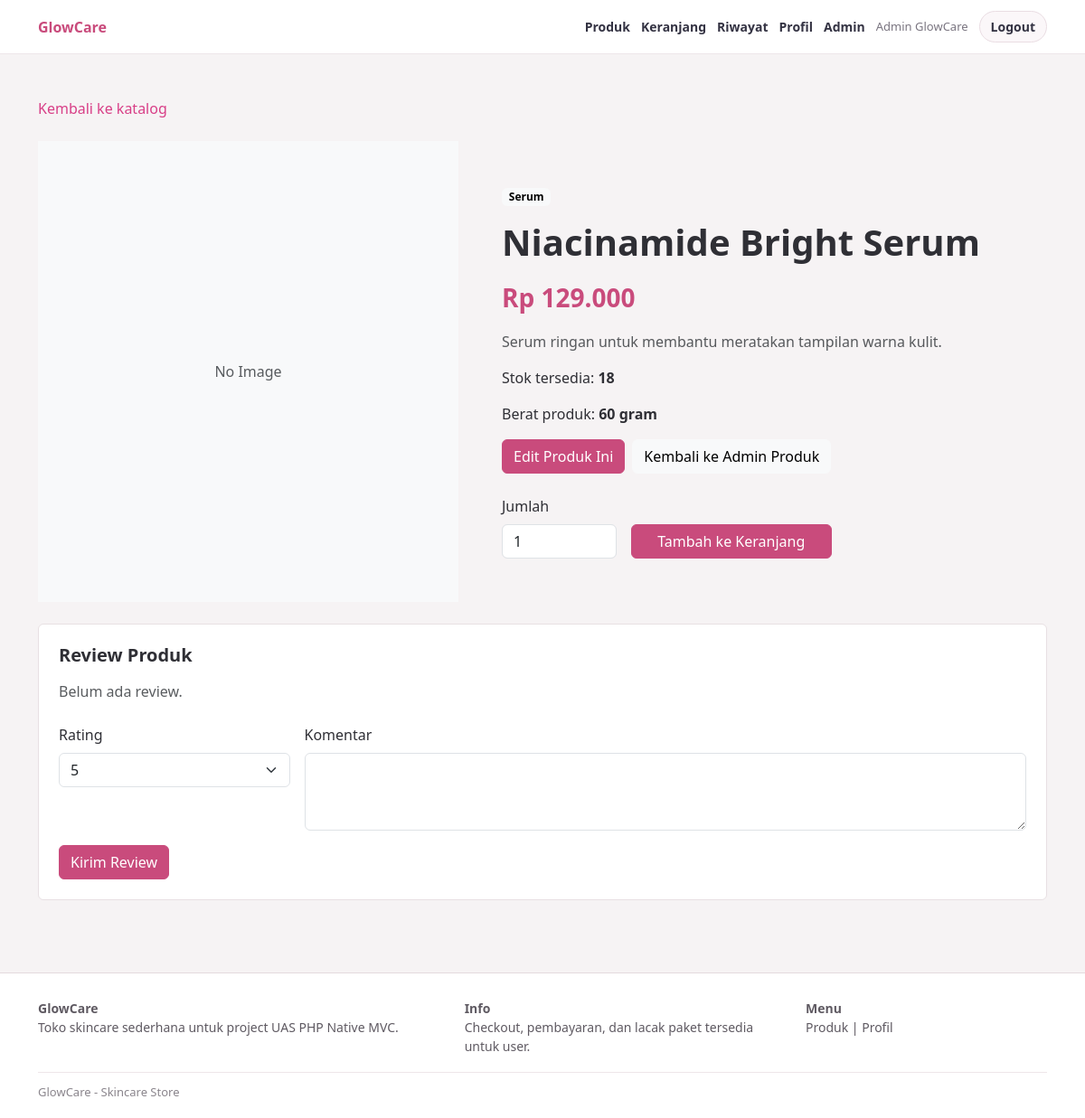
Page /index.php?page=detail&id=2 (signed in) on the committed database.
### tables this page shows
CREATE TABLE IF NOT EXISTS produk (
    id_produk INT AUTO_INCREMENT PRIMARY KEY,
    id_kategori INT NULL,
    nama_produk VARCHAR(150) NOT NULL,
    deskripsi TEXT,
    harga INT NOT NULL DEFAULT 0,
    stok INT NOT NULL DEFAULT 0,
    berat_produk INT NOT NULL DEFAULT 0,
    foto VARCHAR(255) DEFAULT '',
    created_at TIMESTAMP DEFAULT CURRENT_TIMESTAMP,
    CONSTRAINT fk_produk_kategori
        FOREIGN KEY (id_kategori) REFERENCES kategori(id_kategori)
        ON DELETE SET NULL
);

CREATE TABLE IF NOT EXISTS kategori (
    id_kategori INT AUTO_INCREMENT PRIMARY KEY,
    nama_kategori VARCHAR(100) NOT NULL
);

### app/controllers/ProductController.php (called while the page is built, shortened)
<?php
require_once __DIR__ . "/../../config/Database.php";
require_once __DIR__ . "/../models/Product.php";
require_once __DIR__ . "/../models/Review.php";
class ProductController
{
    private $product;
    private $review;
    public function __construct()
    {
        $database = new Database();
        $this->db = $database->connect();
        $this->product = new Product($this->db);
        $this->review = new Review($this->db);
    }
    public function detail()
    {
        $produk = $this->product->detail($_GET['id']);
        $reviews = $this->review->getByProduct($produk['id_produk']);
        require "app/views/products/detail.php";
    }
}

### index.php (called while the page is built, shortened)
<?php
require_once 'config/Database.php';
require_once 'routes/web.php';

### config/Database.php (called while the page is built, shortened)
<?php
class Database
{
    private $host = "localhost";
    private $dbname = "skincare_store";
    private $username = "root";
    private $password = "";
    public function connect()
    {
        try {
            $this->conn = new PDO(
                "mysql:host={$this->host};dbname={$this->dbname};charset=utf8mb4",
                $this->username,
                $this->password
            );
            $this->conn->setAttribute(PDO::ATTR_ERRMODE, PDO::ERRMODE_EXCEPTION);
            return $this->conn;
        } catch (PDOException $e) {
            die("Koneksi gagal : " . $e->getMessage());
        }
    }
}

### app/models/Product.php (called while the page is built, shortened)
<?php
class Product
{
    private $conn;
    public function __construct($db)
    {
        $this->conn = $db;
    }
    public function detail($id)
    {
        $sql = "SELECT p.*,k.nama_kategori
                FROM produk p
                LEFT JOIN kategori k
                ON p.id_kategori=k.id_kategori
                WHERE p.id_produk=?";
        $stmt = $this->conn->prepare($sql);
        $stmt->execute([$id]);
        return $stmt->fetch(PDO::FETCH_ASSOC);
    }
}

### app/models/Review.php (called while the page is built, shortened)
<?php
class Review
{
    private $conn;
    public function __construct($db)
    {
        $this->conn = $db;
    }
    public function getByProduct($productId)
    {
        $stmt = $this->conn->prepare("SELECT r.*, u.username FROM review_produk r JOIN users u ON r.id_user=u.id_user WHERE r.id_produk=? ORDER BY r.id_review DESC");
        $stmt->execute([$productId]);
        return $stmt->fetchAll(PDO::FETCH_ASSOC);
    }
}

### app/views/products/detail.php (the view, shortened to what this page needs)
<!DOCTYPE html>
<html lang="id">
<head>
    <link href="https://cdn.jsdelivr.net/npm/bootstrap@5.3.3/dist/css/bootstrap.min.css" rel="stylesheet">
    <link rel="stylesheet" href="assets/css/style.css?v=20260714-4">
</head>
<body class="user-page">
    <?php include "app/views/layouts/user_navbar.php"; ?>
    <main class="container py-5">
        <a href="index.php?page=home" class="d-inline-block mb-4">Kembali ke katalog</a>
        <div class="product-detail-wrap overflow-hidden">
            <div class="row g-0">
                <div class="col-lg-5">
                    <?php if ($produk['foto'] != "") { ?>
                        <img src="uploads/products/<?= htmlspecialchars($produk['foto']); ?>" class="w-100 h-100" style="min-height: 360px; object-fit: cover;" alt="<?= htmlspecialchars($produk['nama_produk']); ?>">
                    <?php } else { ?>
                        <div class="d-flex align-items-center justify-content-center bg-light text-muted h-100" style="min-height: 360px;">No Image</div>
                    <?php } ?>
                </div>
                <div class="col-lg-7 p-4 p-md-5">
                    <span class="badge text-bg-light mb-3"><?= htmlspecialchars($produk['nama_kategori'] ?? 'Tanpa kategori'); ?></span>
                    <h1 class="fw-bold"><?= htmlspecialchars($produk['nama_produk']); ?></h1>
                    <div class="price fs-3 my-3">Rp <?= number_format($produk['harga'], 0, ',', '.'); ?></div>
                    <p class="text-muted"><?= nl2br(htmlspecialchars($produk['deskripsi'])); ?></p>
                    <p>Stok tersedia: <strong><?= (int) $produk['stok']; ?></strong></p>
                    <p>Berat produk: <strong><?= (int) ($produk['berat_produk'] ?? 0); ?> gram</strong></p>
                    <?php if ($_SESSION['role'] == 'admin') { ?>
                        <div class="d-flex gap-2 mb-4">
                            <a href="index.php?page=product_edit&id=<?= (int) $produk['id_produk']; ?>" class="btn btn-brand">Edit Produk Ini</a>
                            <a href="index.php?page=products" class="btn btn-light">Kembali ke Admin Produk</a>
                        </div>
                    <?php } ?>
                    <?php if ((int) $produk['stok'] > 0) { ?>
                        <form action="index.php?page=cart_add" method="POST" class="row g-3 align-items-end">
                            <div class="col-5 col-md-3">
                                <label class="form-label">Jumlah</label>
                                <input type="number" name="jumlah" value="1" min="1" max="<?= (int) $produk['stok']; ?>" class="form-control">
                            </div>
                            <div class="col-7 col-md-5">
                                <button class="btn btn-brand w-100">Tambah ke Keranjang</button>
                            </div>
                        </form>
                    <?php } else { ?>
                        <button class="btn btn-secondary" disabled>Stok habis</button>
                    <?php } ?>
                </div>
            </div>
        </div>
        <section class="user-section mt-4">
            <h2 class="h5 fw-bold mb-3">Review Produk</h2>
            <?php if ($reviews) { ?>
                <?php foreach ($reviews as $review) { ?>
                    <div class="border-bottom py-3">
                        <strong><?= htmlspecialchars($review['username']); ?></strong>
                        <span class="badge text-bg-light"><?= (int) $review['rating']; ?>/5</span>
                        <p class="mb-0 text-muted"><?= nl2br(htmlspecialchars($review['komentar'])); ?></p>
                    </div>
                <?php } ?>
            <?php } else { ?>
                <p class="text-muted">Belum ada review.</p>
            <?php } ?>
            <form action="index.php?page=review_create" method="POST" class="mt-4">
                <div class="row g-3">
                    <div class="col-md-3">
                        <label class="form-label">Rating</label>
                        <select name="rating" class="form-select">
                            <option value="5">5</option>
                        </select>
                    </div>
                    <div class="col-md-9">
                        <label class="form-label">Komentar</label>
                        <textarea name="komentar" class="form-control" rows="3" required></textarea>
                    </div>
                    <div class="col-12">
                        <button class="btn btn-brand">Kirim Review</button>
                    </div>
                </div>
            </form>
        </section>
    </main>
    <?php include "app/views/layouts/user_footer.php"; ?>
</body>
</html>

### assets/css/style.css (style rules this page uses)
* { box-sizing: border-box; }
body { margin: 0; background: #f6f3f4; color: #2f2f35; font-family: "Segoe UI", Arial, sans-serif; }
a { color: #d83f87; text-decoration: none; }
.btn-brand { background: #c94b7c; border-color: #c94b7c; color: #fff; }
.price { color: #c94b7c; font-weight: 800; }
.plain-filter, .plain-form, .order-summary, .user-section, .empty-state, .user-table { background: #fff; border: 1px solid #e8e0e3; border-radius: 6px; }
.plain-filter, .plain-form, .order-summary, .user-section, .empty-state { padding: 22px; }

### rows in the picture
produk: id_kategori.nama_kategori "Serum", nama_produk "Niacinamide Bright Serum", harga "129.000", deskripsi "Serum ringan untuk membantu meratakan tampilan warna kulit.", stok "18", berat_produk "60"

### other values in the picture
$_SESSION['username'] "Admin GlowCare"
